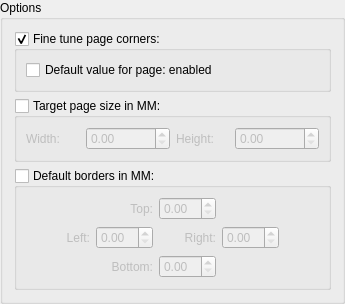
         <widget class="QGroupBox" name="optPageDetecton">
          <property name="title">
           <string>Options</string>
          </property>
          <layout class="QVBoxLayout" name="verticalLayout_91">
           <item>
            <widget class="QGroupBox" name="gbPageDetectionFineTuneCorners">
             <property name="title">
              <string>Fine tune page corners:</string>
             </property>
             <property name="checkable">
              <bool>true</bool>
             </property>
             <layout class="QVBoxLayout" name="verticalLayout_72">
              <item>
               <widget class="QCheckBox" name="cbPageDetectionFineTuneCorners">
                <property name="text">
                 <string>Default value for page: enabled</string>
                </property>
               </widget>
              </item>
             </layout>
            </widget>
           </item>
           <item>
            <widget class="QGroupBox" name="gbPageDetectionTargetSize">
             <property name="title">
              <string>Target page size in MM:</string>
             </property>
             <property name="checkable">
              <bool>true</bool>
             </property>
             <property name="checked">
              <bool>false</bool>
             </property>
             <layout class="QHBoxLayout" name="horizontalLayout_14">
              <item>
               <widget class="QLabel" name="label_17">
                <property name="text">
                 <string>Width:</string>
                </property>
               </widget>
              </item>
              <item>
               <widget class="QDoubleSpinBox" name="pageDetectionTargetWidth">
                <property name="maximum">
                 <double>999999.000000000000000</double>
                </property>
               </widget>
              </item>
              <item>
               <widget class="QLabel" name="label_18">
                <property name="text">
                 <string>Height:</string>
                </property>
               </widget>
              </item>
              <item>
               <widget class="QDoubleSpinBox" name="pageDetectionTargetHeight">
                <property name="maximum">
                 <double>999999.000000000000000</double>
                </property>
               </widget>
              </item>
             </layout>
            </widget>
           </item>
           <item>
            <widget class="QGroupBox" name="gbPageDetectionBorders">
             <property name="title">
              <string>Default borders in MM:</string>
             </property>
             <property name="checkable">
              <bool>true</bool>
             </property>
             <property name="checked">
              <bool>false</bool>
             </property>
             <layout class="QVBoxLayout" name="verticalLayout_18">
              <item>
               <layout class="QHBoxLayout" name="horizontalLayout_13">
                <item>
                 <layout class="QGridLayout" name="gridLayout_2">
                  <item row="1" column="4">
                   <widget class="QDoubleSpinBox" name="pageDetectionRightBorder"/>
                  </item>
                  <item row="1" column="1">
                   <widget class="QLabel" name="label_13">
                    <property name="text">
                     <string>Left:</string>
                    </property>
                    <property name="alignment">
                     <set>Qt::AlignRight|Qt::AlignTrailing|Qt::AlignVCenter</set>
                    </property>
                   </widget>
                  </item>
                  <item row="4" column="3">
                   <widget class="QDoubleSpinBox" name="pageDetectionBottomBorder"/>
                  </item>
                  <item row="0" column="2">
                   <widget class="QLabel" name="label_14">
                    <property name="text">
                     <string>Top:</string>
                    </property>
                    <property name="alignment">
                     <set>Qt::AlignRight|Qt::AlignTrailing|Qt::AlignVCenter</set>
                    </property>
                   </widget>
                  </item>
                  <item row="0" column="3">
                   <widget class="QDoubleSpinBox" name="pageDetectionTopBorder"/>
                  </item>
                  <item row="1" column="5">
                   <spacer name="horizontalSpacer_17">
                    <property name="orientation">
                     <enum>Qt::Horizontal</enum>
                    </property>
                    <property name="sizeHint" stdset="0">
                     <size>
                      <width>40</width>
                      <height>20</height>
                     </size>
                    </property>
                   </spacer>
                  </item>
                  <item row="1" column="3">
                   <widget class="QLabel" name="label_15">
                    <property name="text">
                     <string>Right:</string>
                    </property>
                    <property name="alignment">
                     <set>Qt::AlignRight|Qt::AlignTrailing|Qt::AlignVCenter</set>
                    </property>
                   </widget>
                  </item>
                  <item row="4" column="2">
                   <widget class="QLabel" name="label_16">
                    <property name="text">
                     <string>Bottom:</string>
                    </property>
                    <property name="alignment">
                     <set>Qt::AlignRight|Qt::AlignTrailing|Qt::AlignVCenter</set>
                    </property>
                   </widget>
                  </item>
                  <item row="1" column="2">
                   <widget class="QDoubleSpinBox" name="pageDetectionLeftBorder"/>
                  </item>
                  <item row="1" column="0">
                   <spacer name="horizontalSpacer_18">
                    <property name="orientation">
                     <enum>Qt::Horizontal</enum>
                    </property>
                    <property name="sizeHint" stdset="0">
                     <size>
                      <width>40</width>
                      <height>20</height>
                     </size>
                    </property>
                   </spacer>
                  </item>
                 </layout>
                </item>
               </layout>
              </item>
             </layout>
            </widget>
           </item>
          </layout>
         </widget>
